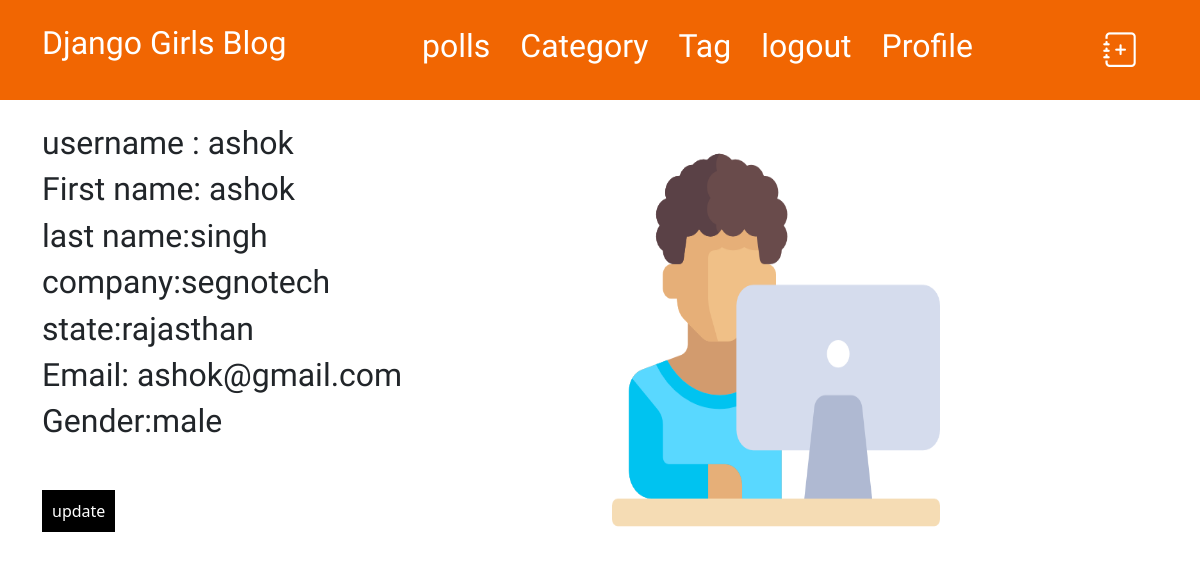
Before: /profile/ (signed in) with the older database file.
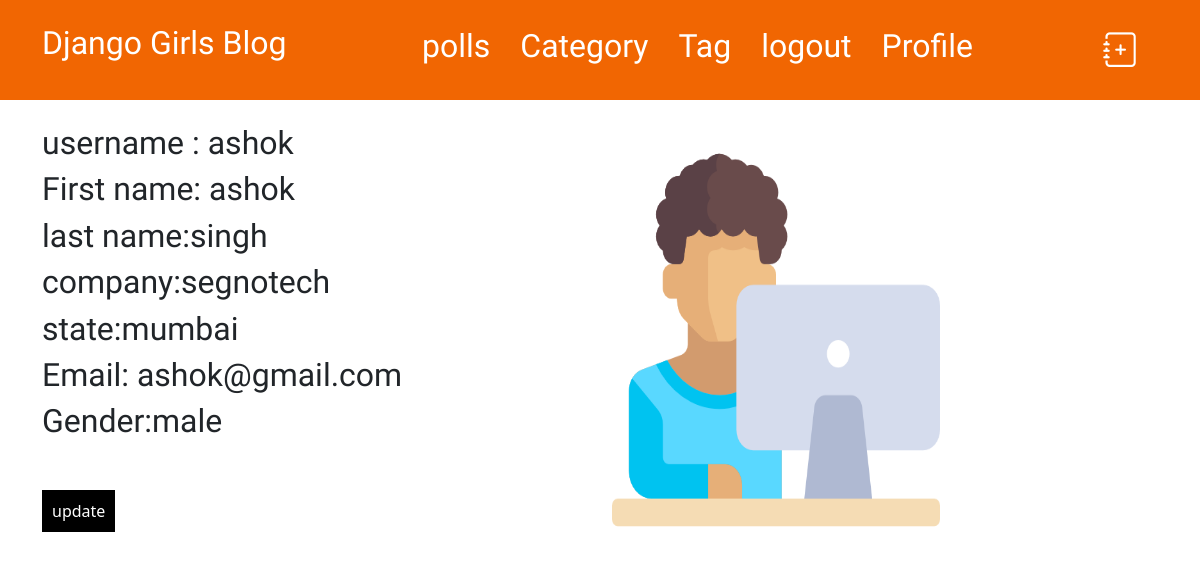
After: the same page with the newer database file.
### blog/models.py (models this page shows)
class User(AbstractUser):
    email =models.EmailField(max_length=50)
    company =models.CharField(max_length=50)
    state = models.CharField(max_length= 40)
    gender = models.CharField(max_length=20)
    profileimage = models.ImageField(upload_to='images')

### blog/views.py (the view)
# urls.py: path('profile/',views.user_profile,name="user_profile"),
def user_profile(request):
     return render(request,'blog/profile.html',{})

### blog/templates/blog/profile.html
{% extends 'blog/base.html' %}
{% block content %}
<form method = "post" enctype="multipart/form-data">
 <div class="row">
    <div class="col-lg-6">
<h2>username : {{user.username}}</h2>
<h2>First name: {{user.first_name}}</h2>
<h2>last name:{{user.last_name}}</h2>
<h2>company:{{user.company}}</h2>
<h2>state:{{user.state}}</h2>
<h2>Email: {{user.email}}</h2>
<h2>Gender:{{user.gender}}</h2>
<div class="update-button" style="padding-top:50px;">
<a href="{% url 'blog:profileupdate' %}" style="padding:10px;color:white;background-color:black;text-decoration:none;"  >update
</a>
</div>
</div>
<div class="col-lg-6 my-3">
    <img src="{{user.profileimage.url}}" width="60%" height="400" >
</div>
</div>
</form>
{% endblock content %}

### blog/templates/blog/base.html (shortened to what this page needs)
{% load static %}
<!DOCTYPE html>
<html>
    <head>
        <link rel="stylesheet" href="https://cdn.jsdelivr.net/npm/bootstrap@5.1.3/dist/css/bootstrap.min.css" >
        <link rel="stylesheet" href="{% static 'css/blog.css' %}">
        <link rel="stylesheet" href="https://cdn.jsdelivr.net/npm/bootstrap-icons@1.9.1/font/bootstrap-icons.css">
    </head>
    <body>
        <header class="page-header">
            <div class="container mb-4">
                <div class="row">
                    <div class="col-lg-4 mt-4">
                <h1><a href="/">Django Girls Blog</a></h1>
                    </div>
                    <div class="col-lg-6">
                <div class="menu-item">
                <h1><a href="/polls/">polls</a></h1>
                <h1><a href="/category/">Category</a></h1>
                <h1><a href="/tag/">Tag</a></h1>
                {%  if request.user.is_authenticated %}
                <h1><a href="/logout/">logout</a></h1>
                <h1><a href="/profile/">Profile</a></h1>
                {% else %}
                <h1><a href="/signup/">signup</a></h1>
                 <h1><a href="/login/">login</a></h1>
                {% endif %}
                </div>
                </div>
                <div class="col-lg-2  mt-4">
                    <a href="{% url 'blog:post_new' %}" class="top-menu">
                        <i class="bi bi-journal-plus"></i>
                    </a>
                </div>
              </div>
            </div>
        </header>
        <main class="content container">
            <div class="row">
                <div class="col-lg-12">
                    {% block content %}
                    {% endblock %}
                </div>
            </div>
        </main>
    </body>
</html>

### blog/static/css/blog.css (style rules this page uses)
* { margin: 0px; padding: 0px; }
.page-header { background-color: #f16602; }
.page-header h1, .page-header h1 a, .page-header h1 a:visited, .page-header h1 a:active { color: #ffffff; font-size: 24pt; text-decoration: none; }
h1, h2, h3, h4 { font-family: 'Lobster', cursive; }
.top-menu, .top-menu:hover, .top-menu:visited { color: #ffffff; float: right; font-size: 26pt; margin-right: 20px; }
.menu-item { display: flex; height: 100px; align-items: center; gap: 30px; }

Changed rows visible on the page:
changed User "ashok": state "rajasthan" → "mumbai"
